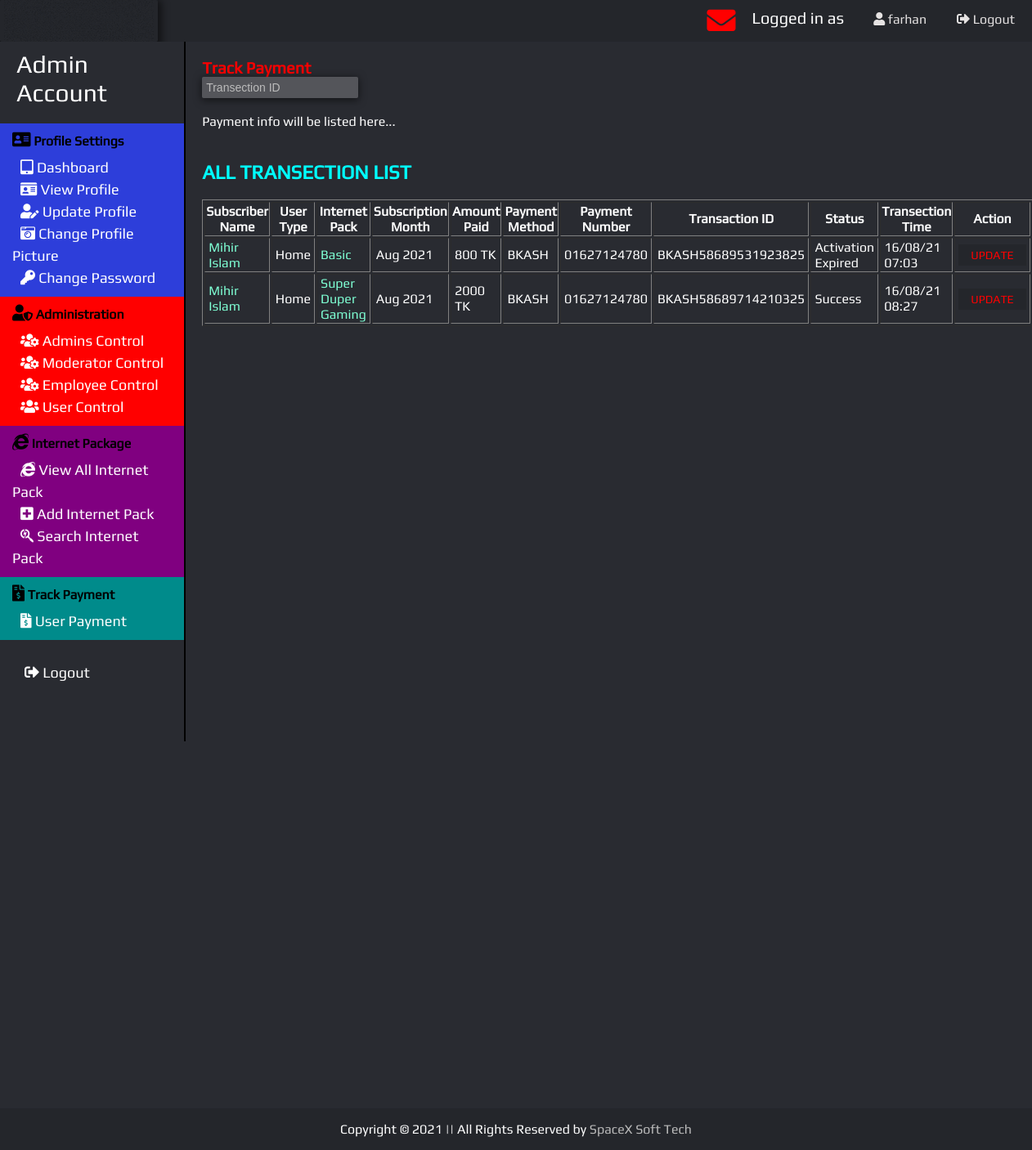
The page /view/Track_userPayment.php (signed in) on the database its author committed.
### tables this page shows
CREATE TABLE `payment` (
  `id` int(11) NOT NULL,
  `subscriber_name` varchar(100) NOT NULL,
  `subscriber_id` varchar(100) NOT NULL,
  `usertype` varchar(100) NOT NULL,
  `subscription_pack_id` varchar(100) NOT NULL,
  `subscription_pack_name` varchar(100) NOT NULL,
  `subscription_month` varchar(100) NOT NULL,
  `amount` varchar(100) NOT NULL,
  `payment_method` varchar(100) NOT NULL,
  `phone_number` varchar(100) NOT NULL,
  `transaction_id` varchar(100) NOT NULL,
  `status` varchar(100) NOT NULL,
  `transaction_time` varchar(100) NOT NULL
);

### model/payment_model.php (called while the page is built, shortened)
<?php
    function showallpayments()
    {
        $conn = db_conn();
        $selectQuery = 'SELECT * FROM `payment` ';
        try
        {
            $stmt = $conn->query($selectQuery);
        }
        catch(PDOException $e)
        {
            echo $e->getMessage();
        }
        $rows = $stmt->fetchAll(PDO::FETCH_ASSOC);
        return $rows;
    }
?>

### controller/paymentinfoCntrl.php (called while the page is built, shortened)
<?php
    require_once ('../model/payment_model.php');
    function fetchallpayments()
    {
        return showallpayments();
    }
?>

### view/Track_userPayment.php (the view, shortened to what this page needs)
<?php
    require_once '../controller/paymentinfoCntrl.php';
    $payments = fetchallpayments();
?>
<!DOCTYPE html>
<html lang="en">
<head>
    <link href="../resources/stylesheet/ife.css?v=<?php echo time(); ?>" rel="stylesheet">
</head>
<body>
    <?php include('../header_footer/header_after_login.php'); ?>
    <div class="main">
        <section>
            <form action="">
                <span class="font-size-20 red"><strong>Track Payment</strong> </span><br>
                <input type="text" name="packages" placeholder="Transection ID" onkeyup="showTransection(this.value)">
            </form>
            <br>
            <div id="TransactionResult">Payment info will be listed here...</div>
            <br>
            <h1 class="color-cyan">ALL TRANSECTION LIST</h1>
            <table border="1" class="usr-table">
                <thead>
                    <tr>
                        <th>Subscriber Name</th>
                        <th>User Type</th>
                        <th>Internet Pack</th>
                        <th>Subscription Month</th>
                        <th>Amount Paid</th>
                        <th>Payment Method</th>
                        <th>Payment Number</th>
                        <th>Transaction ID</th>
                        <th>Status</th>
                        <th>Transection Time</th>
                        <th>Action</th>
                    </tr>
                </thead>
                <tbody>
                    <?php foreach ($payments as $i => $payment): ?>
                        <tr>
                            <td><a href="../user_view/view_userProfile.php?user_id=<?php echo $payment['subscriber_id'] ?>"><?php echo $payment['subscriber_name'] ?></a></td>
                            <td><?php echo $payment['usertype'] ?></td>
                            <td><a href="../internetpack_view/view_internetpack.php?pack_id=<?php echo $payment['subscription_pack_id'] ?>"><?php echo $payment['subscription_pack_name'] ?></a></td>
                            <td><?php echo $payment['subscription_month'] ?></td>
                            <td><?php echo $payment['amount'] ?></td>
                            <td><?php echo $payment['payment_method'] ?></td>
                            <td><?php echo $payment['phone_number'] ?></td>
                            <td><?php echo $payment['transaction_id'] ?></td>
                            <td><?php echo $payment['status'] ?></td>
                            <td><?php echo $payment['transaction_time'] ?></td>
                            <td>
                                <a href="../view/update_userPayment.php?transaction_id=<?php echo $payment['transaction_id'] ?>"><span class="btn-action error">Update</span></a>
                            </td>
                        </tr>
                    <?php endforeach; ?>
                </tbody>
            </table>
        </section>
    </div>
    <?php include('../header_footer/copyright.php'); ?>
</body>
</html>

### resources/stylesheet/ife.css (style rules this page uses)
* { box-sizing: border-box; }
body { margin: 0; padding:0; background-color: #292b31; font-family: Play; color: white; }
a { color: #bbbbbb; text-decoration: none; }
section { width: 82%; float: right; height: 500px; padding: 20px; }
.error { color: #FF0000; }
.red { color: #FF0000; }
.color-cyan { color:cyan; }
.font-size-20 { font-size: 20px; }
.usr-table tbody tr td { padding-left: 4px; padding-right: 4px; }
.usr-table a { color: aquamarine; }
.btn-action { text-transform: uppercase; background: #24262B; border: 0; padding-left: 15px; padding-right: 15px; padding-top: 5px; padding-bottom: 5px; font-size: 14px; -webkit-transition: all 0.5 ease; transition: all 0.5 ease; cursor: pointer; }
input { background: rgba(255,255,255,0.2); color: white; border: none; position: relative; outline: none; padding: 5px; font-size: 14px; border-radius: 2px; box-shadow: 0 2px 10px 1px rgba(0,0,0,0.5); }

### rows shown on the page
payment: subscriber_name "Mihir Islam", usertype "Home", subscription_pack_name "Basic", subscription_month "Aug 2021", amount "800 TK", payment_method "BKASH", phone_number "01627124780", transaction "BKASH58689531923825", status "Activation Expired", transaction_time "16/08/21 07:03"
payment: subscriber_name "Mihir Islam", usertype "Home", subscription_pack_name "Super Duper Gaming", subscription_month "Aug 2021", amount "2000 TK", payment_method "BKASH", phone_number "01627124780", transaction "BKASH58689714210325", status "Success", transaction_time "16/08/21 08:27"

### other values the page prints
$User "farhan"
